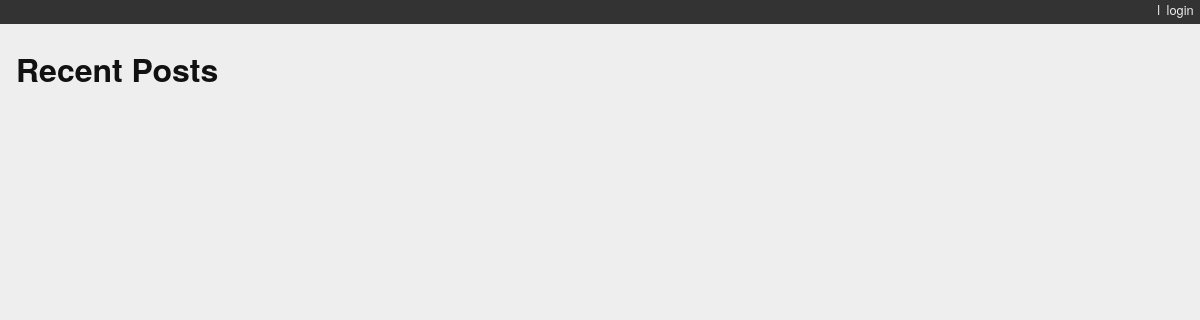
Before: / with the older database file.
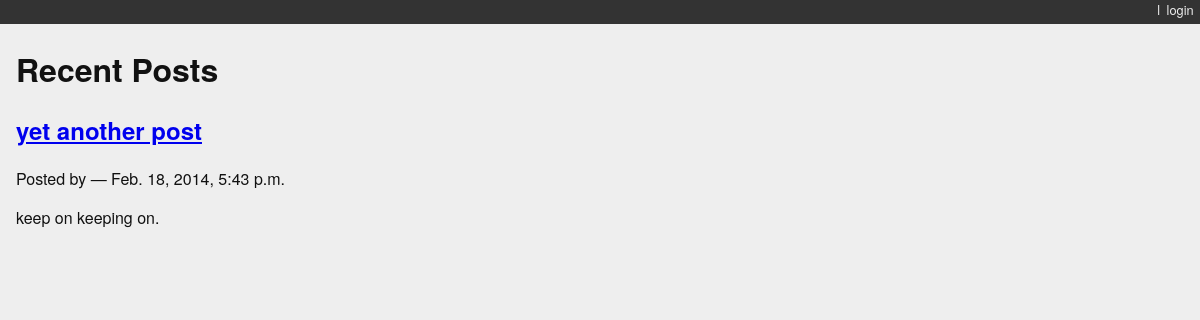
After: the same page with the newer database file.
### myblog/models.py (models this page shows)
class Post(models.Model):
    title = models.CharField(max_length=128)
    text = models.TextField(blank=True)
    author = models.ForeignKey(User)
    created_date = models.DateTimeField(auto_now_add=True)
    modified_date = models.DateTimeField(auto_now=True)
    published_date = models.DateTimeField(blank=True, null=True)
    def __unicode__(self):
        return self.title

### myblog/views.py (the view)
def list_view(request):
    published = Post.objects.exclude(published_date__exact=None)
    posts = published.order_by('-published_date')
    context = {'posts': posts}
    return render(request, 'list.html', context)

### myblog/templates/list.html (shortened to what this page needs)
{% extends "base.html" %}
{% block content %}
  <h1>Recent Posts</h1>
  {% for post in posts %}
  <div class="post">
    <h2>
     <a href="{% url 'blog_detail' post.pk %}">{{ post }}</a>
    </h2>
    <p class="byline">
      Posted by {{ post.author_name }} &mdash; {{ post.published_date }}
    </p>
    <div class="post-body">
      {{ post.text }}
    </div>
  </div>
  {% endfor %}
{% endblock %}

### mysite/templates/base.html (shortened to what this page needs)
<!DOCTYPE html>
    <div id="header">
      <ul id="control-bar">
      {% if user.is_authenticated %}
        {% if user.is_staff %}<li><a href="{% url 'admin:index' %}">admin</a></li>{% endif %}
        <li><a href="{% url 'logout' %}">logout</a></li>
      {% else %}
        <li>l<a href="{% url 'login' %}">login</a></li>
      {% endif %}
      </ul>
    </div>
    <div id="container">
<html>
  <head>
<link type="text/css" rel="stylesheet" href="/static/django_blog.css">
  </head>
  <body>
    <div id="container">
      <div id="content">
      {% block content %}{% endblock %}
      </div>
    </div>
  </body>
</html>

### myblog/static/django_blog.css (style rules this page uses)
body { background-color: #eee; color: #111; font-family: "HelveticaNeue-Light", "Helvetica Neue Light", "Helvetica Neue", Helvetica, Arial, "Lucida Grande", sans-serif; margin:0; padding:0; }
#container { margin:0; padding:0; margin-top: 0px; }
#header { background-color: #333; border-botton: 1px solid #111; margin:0; padding:0; }
#control-bar { margin: 0em 0em 1em; list-style: none; list-style-type: none; text-align: right; color: #eee; font-size: 80%; padding-bottom: 0.4em; }
#control-bar li { display: inline-block; }
#control-bar li a { color: #eee; padding: 0.5em; text-decoration: none; }
#content { margin: 0em 1em 1em; }

Changed rows visible on the page:
added Post: title "yet another post", published_date "Feb. 18, 2014, 5:43 p.m.", text "keep on keeping on."
